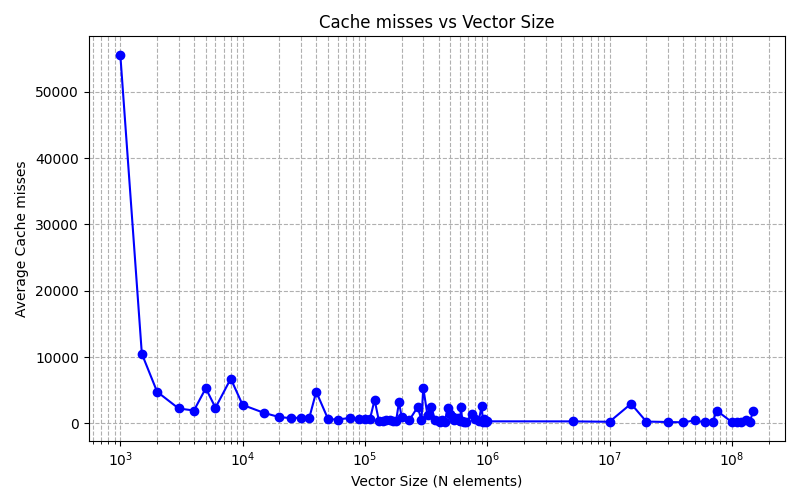

Generate this figure with Python:
import matplotlib.pyplot as plt
import csv
from collections import defaultdict
import numpy as np

# File to read
csv_file = "pointer_chase_perf_results.csv"

# Prepare storage
perf_data = defaultdict(lambda: defaultdict(list))  # perf_data[N][event] = [values]

with open(csv_file) as f:
    reader = csv.reader(f)
    header = next(reader)
    events = header[2:]  # skip N and trial columns

    for row in reader:
        N = int(row[0])
        for i, event in enumerate(events):
            val = row[i + 2]
            if val != "" and val is not None:
                perf_data[N][event].append(int(val))

# Compute averages
Ns = sorted(perf_data.keys())
avg_results = {event: [] for event in events}

for N in Ns:
    for event in events:
        values = perf_data[N][event]
        avg = np.mean(values) if values else 0
        avg_results[event].append(avg)

# Plotting (you can change which event to visualize)
event_to_plot = "cache-misses"  # change this to any available event
y_values = avg_results[event_to_plot]

plt.figure(figsize=(8, 5))
plt.plot(Ns, y_values, marker='o', linestyle='-', color='blue')
plt.xscale("log")
plt.xlabel("Vector Size (N elements)")
plt.ylabel(f"Average {event_to_plot.replace('-', ' ').capitalize()}")
plt.title(f"{event_to_plot.replace('-', ' ').capitalize()} vs Vector Size")
plt.grid(True, which='both', linestyle='--')
plt.tight_layout()
plt.savefig("plot_pointer_chase_perf.png")
plt.show()